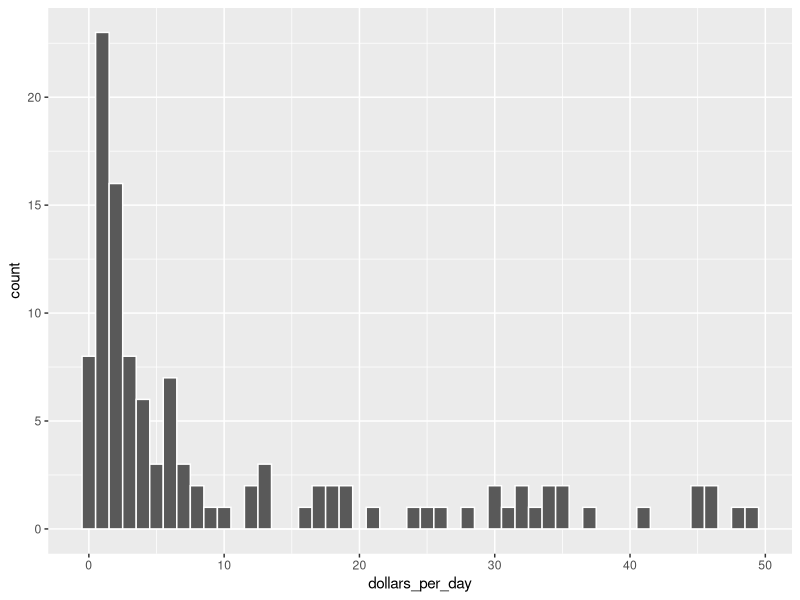
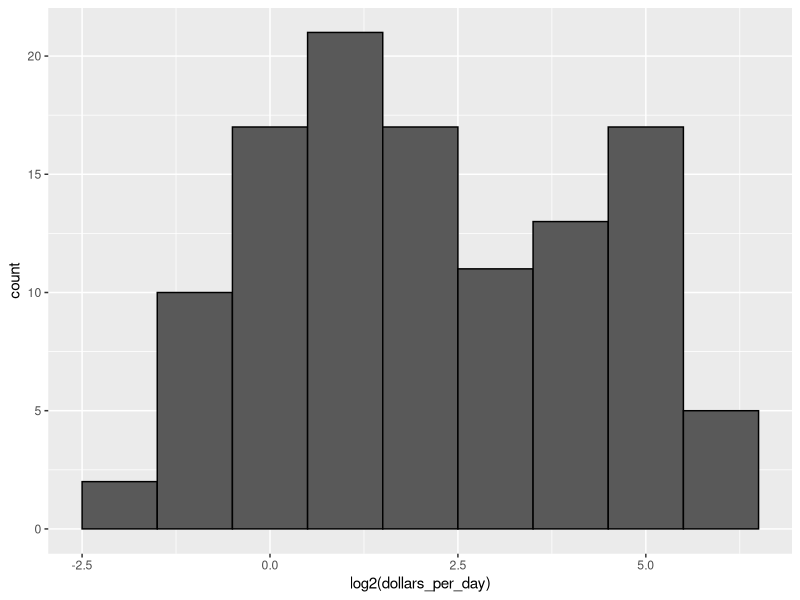
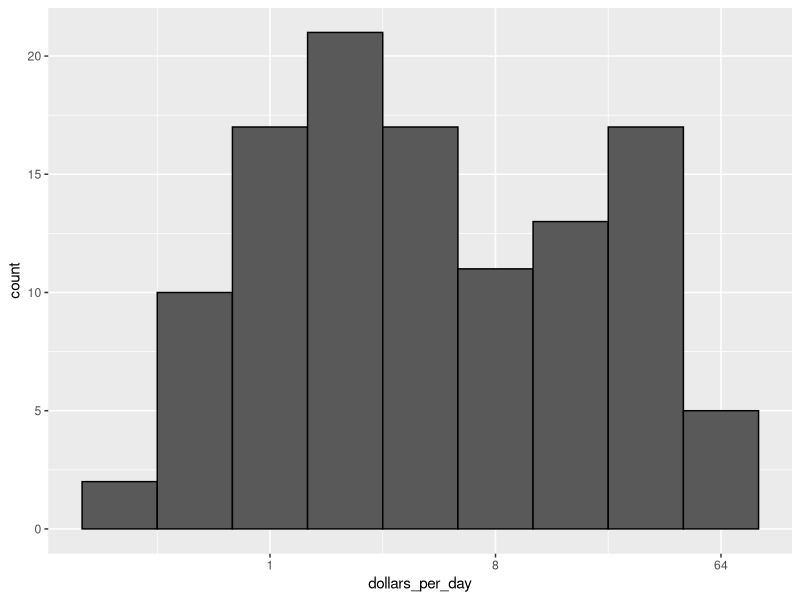

Write the R code that produced these figures, in order.
library(dslabs)
library(tidyverse)
data(gapminder)
gapminder <- gapminder %>%  mutate(dollars_per_day = gdp/population/365)
past_year <- 1970
gapminder %>% 
  filter(year == past_year & !is.na(gdp)) %>%
  ggplot(aes(dollars_per_day)) + 
  geom_histogram(binwidth = 1, color = "white")
###apply a log base 2 transform
#we use log transformation for skewed data ( positive curve (tail to right side) & negative curve ( tail to left side))
gapminder %>% 
  filter(year == past_year & !is.na(gdp)) %>%
  ggplot(aes(log2(dollars_per_day))) + 
  geom_histogram(binwidth = 1, color = "black")
gapminder %>% 
  filter(year == past_year & !is.na(gdp)) %>%
  ggplot(aes(dollars_per_day)) + 
  geom_histogram(binwidth = 1, color = "black") +
  scale_x_continuous(trans = "log2")
